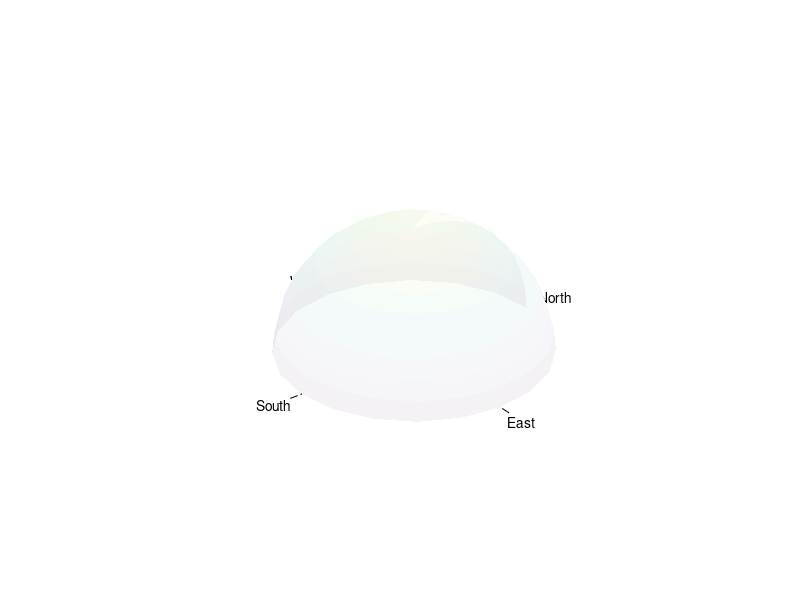

Source code (MATLAB):
function plotVisibleHemisphere()
% Plot Hemisphere of Visible Sky
% Copyright 2016 The MathWorks, Inc.

[xEast,yNorth,zUp] = sphere;
zUp(zUp < 0) = NaN;

surf(xEast,yNorth,zUp,'FaceAlpha',0.05,'EdgeAlpha',0.5);
axis equal;
axis off;
hold on;

plot3([-1.1 1.1],[0 0], [0 0],'Color','black','LineStyle','-.')
plot3([0 0],[-1.1 1.1], [0 0],'Color','black','LineStyle','-.')
text(1.25,0,0,'North','HorizontalAlignment','center')
text(-1.25,0,0,'South','HorizontalAlignment','center')
text(0,-1.25,0,'East','HorizontalAlignment','center')
text(0,1.25,0,'West','HorizontalAlignment','center')
hold off;